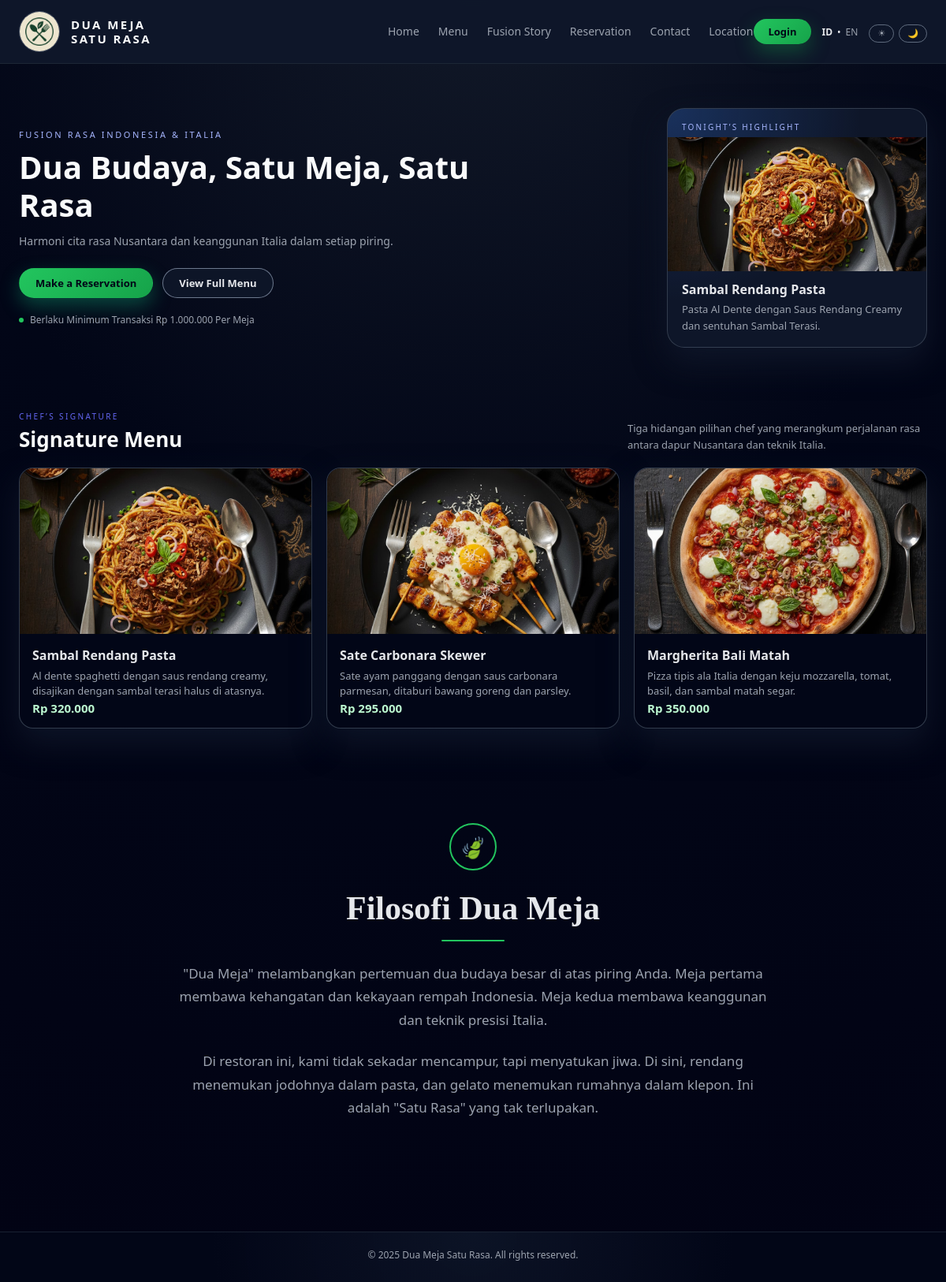
The page / on the database its author committed.
### tables this page shows
CREATE TABLE `menu_items` (
  `id` int(11) NOT NULL,
  `category_id` int(11) NOT NULL,
  `name` varchar(100) NOT NULL,
  `description_id` text DEFAULT NULL,
  `description_en` text DEFAULT NULL,
  `price` decimal(10,2) NOT NULL,
  `is_signature` tinyint(1) NOT NULL DEFAULT 0,
  `is_active` tinyint(1) NOT NULL DEFAULT 1,
  `image_path` varchar(255) DEFAULT NULL
);

### config/config.php (called while the page is built, shortened)
<?php
function esc($str) {
    return htmlspecialchars($str, ENT_QUOTES, 'UTF-8');
}

### index.php (the view, shortened to what this page needs)
<?php
require_once __DIR__ . '/includes/header.php';
$lang = $_SESSION['lang'] ?? 'id';
$signatureMenus = [];
$sql = "
    SELECT id, name, description_id, description_en, price
    FROM menu_items
    WHERE is_signature = 1 AND is_active = 1
";
$result = $conn->query($sql);
while ($row = $result->fetch_assoc()) {
    $signatureMenus[] = $row;
}
?>
<main class="home-main">
    <section class="hero">
        <div class="hero-content">
            <p class="hero-kicker">
                Fusion Rasa Indonesia &amp; Italia
            </p>
            <h1 class="hero-title">
                Dua Budaya, Satu Meja, Satu Rasa
            </h1>
            <p class="hero-subtitle">
                Harmoni cita rasa Nusantara dan keanggunan Italia dalam setiap piring.
            </p>
            <div class="hero-actions">
                <a href="pages/reservation.php" class="btn-primary">
                    Make a Reservation
                </a>
                <a href="pages/menu.php" class="btn-secondary">
                    View Full Menu
                </a>
            </div>
            <div class="hero-note">
                <span class="dot"></span>
                <span>Berlaku Minimum Transaksi Rp 1.000.000 Per Meja</span>
            </div>
        </div>
        <div class="hero-visual">
    <?php
    $highlightTitle = 'Sambal Rendang Pasta';
    $highlightDesc  = 'Pasta Al Dente dengan Saus Rendang Creamy dan sentuhan Sambal Terasi.';
    $highlightImg   = 'Sambal Rendang Pasta.jpg';
    ?>
    <div class="hero-card">
        <p class="hero-card-label">Tonight’s Highlight</p>
        <div class="hero-highlight-thumb">
            <img src="assets/img/<?= esc($highlightImg) ?>"
                 alt="<?= esc($highlightTitle) ?>">
        </div>
        <p class="hero-card-name"><?= esc($highlightTitle) ?></p>
        <p class="hero-card-text"><?= esc($highlightDesc) ?></p>
    </div>
</div>
    </section>
    <section class="signature-section">
        <div class="container-narrow">
            <div class="section-header">
                <div class="section-header-main">
                    <p class="section-kicker">Chef’s Signature</p>
                    <h2>Signature Menu</h2>
                </div>
                <p class="section-header-desc">
                    Tiga hidangan pilihan chef yang merangkum perjalanan rasa
                    antara dapur Nusantara dan teknik Italia.
                </p>
            </div>
            <?php if (empty($signatureMenus)): ?>
                <p>Menu signature sedang disiapkan. Silakan cek kembali nanti.</p>
            <?php else: ?>
                <div class="signature-grid">
                    <?php foreach ($signatureMenus as $item): ?>
                        <?php
                        $title = $item['name'];
                        $desc  = $lang === 'en'
                            ? ($item['description_en'] ?: $item['description_id'])
                            : ($item['description_id'] ?: $item['description_en']);
                        $imgFile = $title . '.jpg';
                        ?>
                        <article class="signature-card">
                            <div class="signature-thumb">
                                <img src="assets/img/<?= esc($imgFile) ?>"
                                     alt="<?= esc($title) ?>">
                            </div>
                            <div class="signature-body">
                                <h3 class="signature-title"><?= esc($title) ?></h3>
                                <p class="signature-desc"><?= esc($desc) ?></p>
                                <span class="signature-price">
                                    Rp <?= number_format($item['price'], 0, ',', '.') ?>
                                </span>
                            </div>
                        </article>
                    <?php endforeach; ?>
                </div>
            <?php endif; ?>
        </div>
    </section>
<section class="philosophy-section">
    <div class="philosophy-container">
        <div class="philosophy-icon">
            <span>🍃</span>
        </div>
        <h2 class="philosophy-title">Filosofi Dua Meja</h2>
        <div class="philosophy-divider"></div>
        <p class="philosophy-text">
            "Dua Meja" melambangkan pertemuan dua budaya besar di atas piring Anda.
            Meja pertama membawa kehangatan dan kekayaan rempah Indonesia.
            Meja kedua membawa keanggunan dan teknik presisi Italia.
        </p>
        <p class="philosophy-text">
            Di restoran ini, kami tidak sekadar mencampur, tapi menyatukan jiwa.
            Di sini, rendang menemukan jodohnya dalam pasta, dan gelato menemukan
            rumahnya dalam klepon. Ini adalah "Satu Rasa" yang tak terlupakan.
        </p>
    </div>
</section>
</main>
<?php
require_once __DIR__ . '/includes/footer.php';

### includes/header.php (shortened to what this page needs)
<?php
require_once __DIR__ . '/../config/config.php';
$lang = $_GET['lang'] ?? ($_SESSION['lang'] ?? 'id');
?>
<!DOCTYPE html>
<html lang="<?= esc($lang) ?>">
<head>
    <link rel="stylesheet" href="assets/css/style.css">
</head>
<body class="theme-dark">
    <header class="site-header">
        <div class="header-inner">
    <a href="/index.php" class="brand-link">
        <img src="/assets/img/logo-dua-meja.png" class="brand-logo">
        <div class="brand-text">
            <span class="brand-line1">DUA MEJA</span>
            <span class="brand-line2">SATU RASA</span>
        </div>
    </a>
    <nav class="main-nav">
        <a href="/index.php" class="nav-link">Home</a>
        <a href="/pages/menu.php" class="nav-link">Menu</a>
        <a href="/pages/story.php" class="nav-link">Fusion Story</a>
        <a href="/pages/reservation.php" class="nav-link">Reservation</a>
        <a href="/pages/contact.php" class="nav-link">Contact</a>
        <a href="/pages/location.php" class="nav-link">Location</a>
    </nav>
    <div class="nav-right">
        <a href="/auth/login.php" class="btn-login">Login</a>
        <div class="lang-switch">
            <a href="#" class="lang-link active">ID</a>
            <span>•</span>
            <a href="#" class="lang-link">EN</a>
        </div>
        <div class="theme-switch">
            <button class="theme-btn" data-theme="light">☀ </button>
            <button class="theme-btn" data-theme="dark">🌙 </button>
        </div>
    </div>
</div>
    </header>

### includes/footer.php (shortened to what this page needs)
<footer class="site-footer">
    <div class="footer-inner">
        <p>&copy; <?= date('Y') ?> Dua Meja Satu Rasa. All rights reserved.</p>
    </div>
</footer>
</body>
</html>

### rows shown on the page
menu_items: name (picture), name "Sambal Rendang Pasta", description "Al dente spaghetti dengan saus rendang creamy, disajikan dengan sambal terasi halus di atasnya.", price "320.000"
menu_items: name (picture), name "Sate Carbonara Skewer", description "Sate ayam panggang dengan saus carbonara parmesan, ditaburi bawang goreng dan parsley.", price "295.000"
menu_items: name (picture), name "Margherita Bali Matah", description "Pizza tipis ala Italia dengan keju mozzarella, tomat, basil, dan sambal matah segar.", price "350.000"

### other values the page prints
$highlightTitle "Sambal Rendang Pasta"
$highlightDesc "Pasta Al Dente dengan Saus Rendang Creamy dan sentuhan Sambal Terasi."
